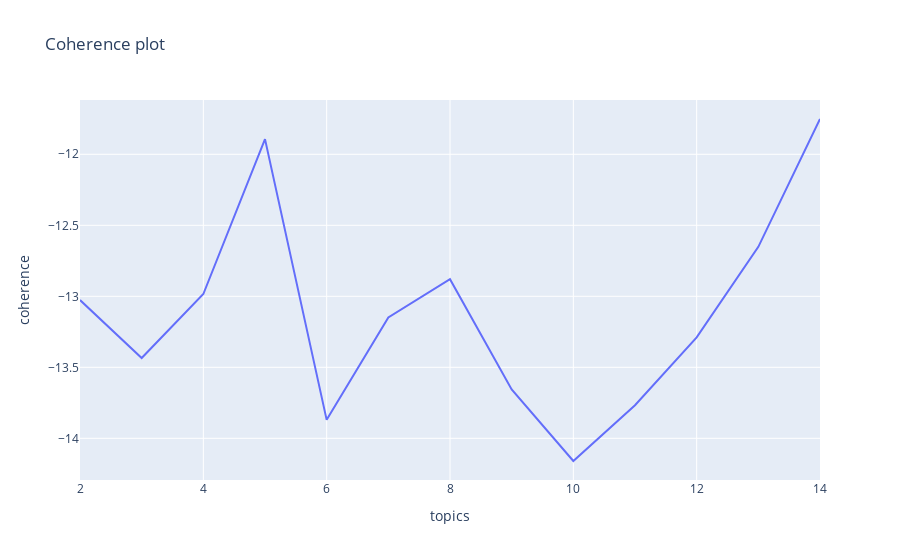

This figure's notebook cell:
### Code cell
fig = px.line(pre_ts_df, x='topics', y='coherence', title='Coherence plot')
fig.show()

### Figure 1 — Plotly figure (JSON) as saved in the notebook; plotly's stock layout.template omitted (floating-point values rounded to 4 significant figures)
{"data": [{"hovertemplate": "topics=%{x}<br>coherence=%{y}<extra></extra>", "legendgroup": "", "line": {"color": "#636efa", "dash": "solid"}, "marker": {"symbol": "circle"}, "mode": "lines", "name": "", "orientation": "v", "showlegend": false, "type": "scatter", "x": [2, 3, 4, 5, 6, 7, 8, 9, 10, 11, 12, 13, 14], "xaxis": "x", "y": [-13.03, -13.43, -12.98, -11.89, -13.87, -13.15, -12.88, -13.66, -14.16, -13.77, -13.29, -12.65, -11.75], "yaxis": "y"}], "layout": {"legend": {"tracegroupgap": 0}, "title": {"text": "Coherence plot"}, "xaxis": {"anchor": "y", "domain": [0, 1], "title": {"text": "topics"}}, "yaxis": {"anchor": "x", "domain": [0, 1], "title": {"text": "coherence"}}}}
